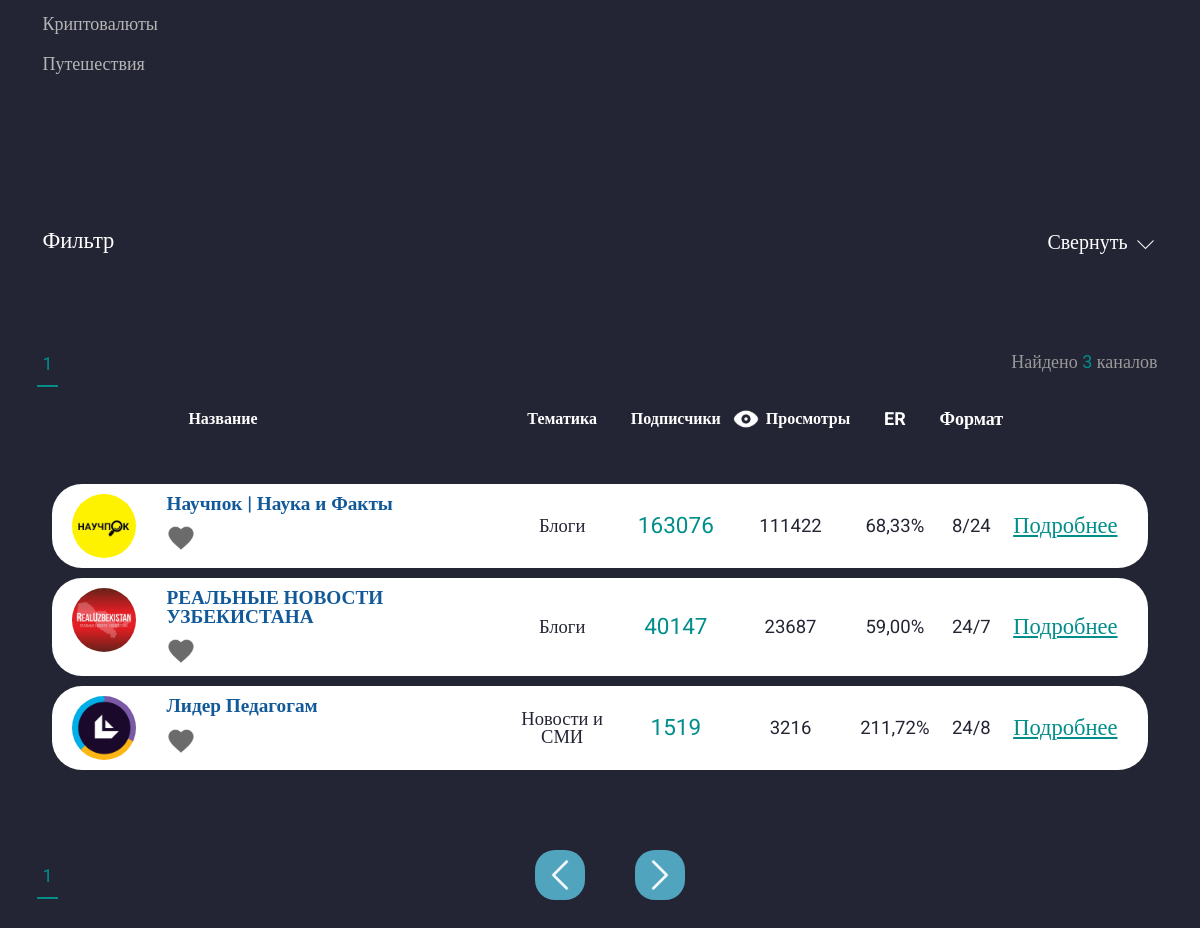
The app's page /category-list/ (middle part), older data.
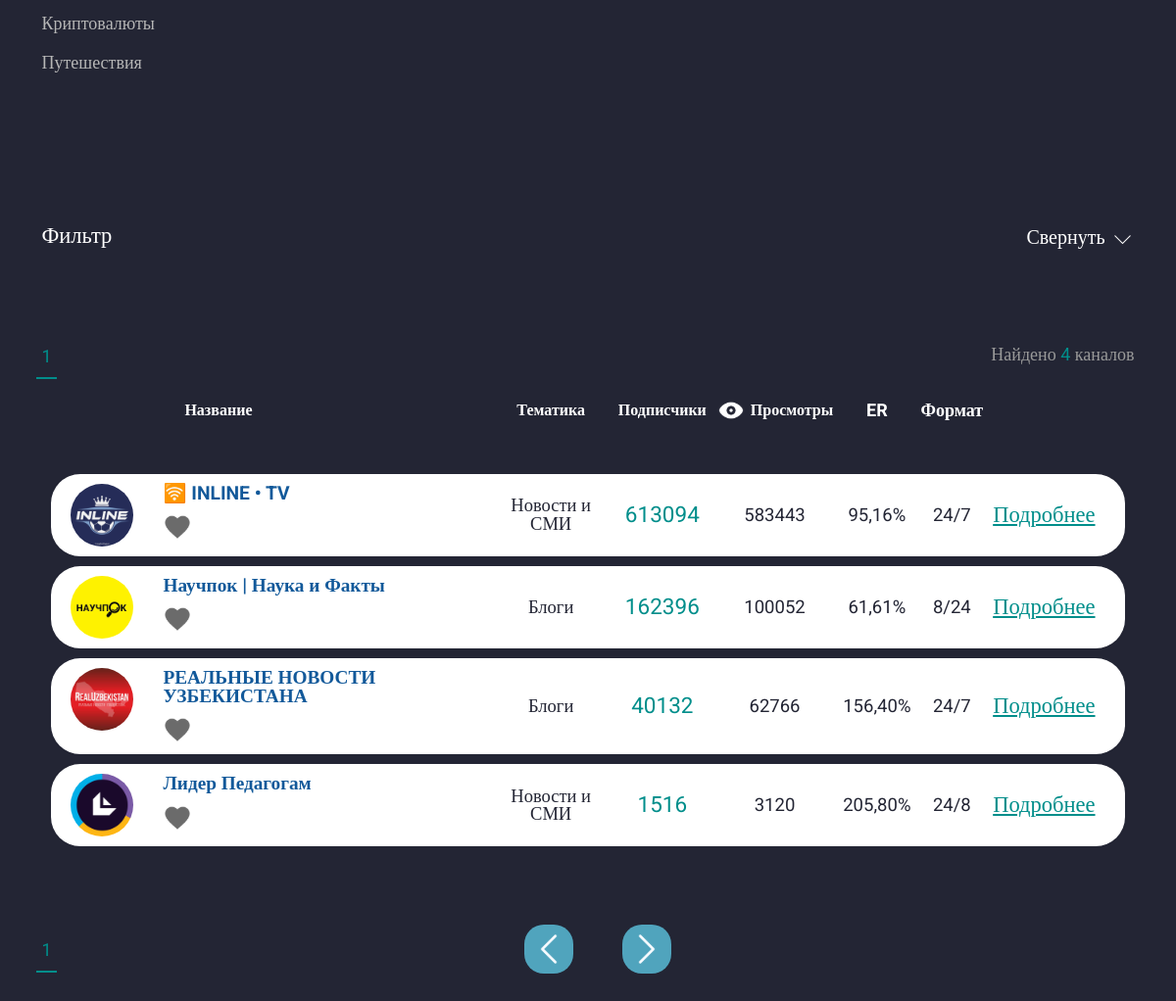
The same page, newer data.
### accounts/models.py (models this page shows, shortened)
class Category_chanels(models.Model):
    name=models.CharField(max_length=150)
    created_at=models.DateTimeField(auto_now_add=True)
    def __str__(self):
        return self.name

class Add_chanel(models.Model):
    username = models.ForeignKey(Profile, on_delete=models.CASCADE,related_name='profile')
    category=models.ForeignKey('Category_chanels',on_delete=models.CASCADE)
    chanel_link = models.CharField(max_length=150)
    description=models.TextField()

class Cost_Format(models.Model):
    add_chanel=models.ForeignKey(Add_chanel,on_delete=models.CASCADE,related_name='cost_formats')
    placement_format = models.CharField(max_length=100)
    cost_per_format = models.DecimalField(max_digits=10, decimal_places=2)

### API/models.py (models this page shows, shortened)
class Chanel(models.Model):
    chanel_link=models.CharField(max_length=150)
    name=models.CharField(max_length=150,verbose_name="Называние канала")
    pictures=models.ImageField(verbose_name='Лого')
    subscribers=models.IntegerField()
    views=models.IntegerField()
    created_at=models.DateTimeField(auto_now_add=True)
    last_update=models.DateTimeField(auto_now=True)
    add_chanel =models.ForeignKey(Add_chanel, on_delete=models.CASCADE)
    username=models.CharField(max_length=140)
    daily_subscribers=models.IntegerField(default=0, blank=True, null=True)
    weekly_subscribers=models.IntegerField(default=0, blank=True, null=True)
    weekly_monthy = models.IntegerField(default=0, blank=True, null=True)
    class Meta:
        verbose_name="Канал"
        verbose_name_plural="Канал"
        ordering=['-subscribers']

### accounts/views.py (the view)
# urls.py: path('category-list/',views.CategoryChanelPage.as_view(),name='category-list'),
class CategoryChanelPage(ListView):
    template_name = 'category.html'
    model = Chanel
    paginate_by = 6
    login_url = reverse_lazy('login')
    def get_queryset(self):
        search_query = self.request.GET.get('chanel_link')
        select_category = self.request.GET.get('selected_category')
        chanel_name = self.request.GET.get('chanel_name')
        views_from=self.request.GET.get('views_from')
        views_to=self.request.GET.get('views_to')
        subscribers_from=self.request.GET.get('subscribers_from')
        subscribers_to=self.request.GET.get('subscribers_to')
        cost_from=self.request.GET.get('cost_from')
        cost_to = self.request.GET.get('cost_to')
        queryset = Chanel.objects.all()
        if search_query:
            queryset = queryset.filter(chanel_link__icontains=search_query)
        if select_category:
            queryset = queryset.filter(add_chanel__category__name=select_category)
        if chanel_name:
            queryset = queryset.filter(name__icontains=chanel_name)
        if views_from and views_to :
            queryset=queryset.filter(views__range=[views_from, views_to])
        if subscribers_from and subscribers_to :
            queryset=queryset.filter(subscribers__range=[subscribers_from, subscribers_to])
        if cost_from and cost_to :
            queryset = queryset.filter(add_chanel__cost_formats__cost_per_format__range=[cost_from, cost_to])
        return queryset
    def get_context_data(self, *, object_list=None, **kwargs):
        context = super().get_context_data(**kwargs)
        context['lists'] = self.get_queryset().count()
        context['count'] = Chanel.objects.select_related('add_chanel').prefetch_related('add_chanel__cost_formats')
        context['category'] = Category_chanels.objects.all()
        return context

### accounts/context_processors.py (called while the page is built, shortened)
def user_authenticated(request):
    user_authenticated_data = {'user_authenticated': request.user.is_authenticated}
    return user_authenticated_data

### accounts/templates/category.html (shortened to what the changed rows need)
{% extends 'base.html' %}
{% load mathfilters %}
{% load static %}
    {% block content %}
    <main class="page">
			<section class="catalog-mainscreen">
				<div class="catalog-mainscreen__container container">
					<div class="catalog-mainscreen__cat">
										<div class="catalog-mainscreen__cat-lists">
                                                    {% for item in category %}
                                            {% if forloop.counter0|divisibleby:8 %}
                                                <ul class="catalog-mainscreen__cat-list">
                                            {% endif %}
                                              <li class="catalog-mainscreen__cat-item">
												   {% if request.GET.selected_category == item.name %}
												   <a href="?selected_category={{item.name}}"> <button class="catalog-mainscreen__cat-btn _active" type="button">{{ item.name }}</button></a>
												  {% else %}
												  <a href="?selected_category={{item.name}}"> <button class="catalog-mainscreen__cat-btn" type="button">{{ item.name }}</button></a>
												  {% endif %}
												</li>
                                            {% if forloop.last %}
                                                </ul>
                                            {% endif %}
                                        {% endfor %}
										</div>
									</div>
				</div>
			</section>
			<section class="search-channels">
				<div class="search-channels__container">
					<div class="search-channels__head">
						<div class="search-channels__tabs-head">
							<div class="search-channels__nums tabs-navigation">
								{% for p in page_obj.paginator.page_range %}
								 {% if page_obj.number == p %}
								<a href="?page={{ p }}">
								<button class="search-channels__num tabs-navigation__title _tab-active" type="button">{{p}}</button>
								</a>
								{% else %}
								<a href="?page={{ p }}">
								<button class="search-channels__num tabs-navigation__title" type="button">{{p}}</button>
								</a>
								{% endif %}
								{% endfor %}
							</div>
							<div class="search-channels__head-text">
								Найдено <span>{{ lists }}</span> каналов
							</div>
						</div>
					</div>
					<div class="table-wrap">
						<table class="table table_w">
							<thead>
								<tr>
									<th scope="col">
										<div class="label-white label-white_s16">Название</div>
									</th>
									<th scope="col">
										<div class="label-white label-white_s16">Тематика</div>
									</th>
									<th>
										<div class="label-white label-white_s16">Подписчики</div>
									</th>
									<th>
										<div class="d-flex">
											<img src="img/icons/eye.svg" alt="">
											<div class="label-white label-white_s16">Просмотры</div>
										</div>
									</th>
									<th>
										ER
									</th>
									<th>
										Формат
									</th>
									<th>
									</th>
								</tr>
							</thead>
							<tbody>
							 {% for item in object_list  %}
               				 {% with last_cost_format=item.add_chanel.cost_formats.last %}
							 {% with er=item.views|div:item.subscribers|mul:100 %}
								<tr>
									<td class="table-row" scope="row">
										<div class="table-row__head">
											<a href="#" target="_blank" class="table-row__img">
												<picture><source srcset="/{{ item.pictures }}" type="image/webp"><img class="img-fluid" src="/{{ item.pictures }}" alt=""></picture>
											</a>
											<div class="table-row__content">
												<div class="table-row__content">
													<a href="{% url 'page' item.pk %}" target="_blank" class="label-dark-blue label-dark-blue_s20 hhv-green">{{item.name}}</a>
													<div class="table-row__btns">
														<img  class="likeButton" data-chanel-id="{{ item.id }}" src="{% static 'img/catalog/like.svg' %}" alt="">
													</div>
												</div>
											</div>
										</div>
									</td>
									<td class="table-row">
										<div class="label-dark label-dark_s20">{{item.add_chanel.category}}</div>
									</td>
									<td class="table-row">
										<div class="label-dark-green label-dark-green_s24">{{item.subscribers}}</div>
									</td>
									<td class="table-row">
										<div class="label-dark label-dark_s20">{{item.views}}</div>
									</td>
									<td class="table-row">
										<div class="label-dark label-dark_s20">{{er|floatformat:2 }}%</div>
									</td>
									<td class="table-row">
										<div class="label-dark label-dark_s20">{{last_cost_format.placement_format}}</div>
									</td>
									<td class="table-row">
										<a href="{% url 'page' item.pk %}" target="_blank" class="label-dark-green hhv-blue label-underline label-dark-green_s24" type="button">Подробнее</a>
									</td>
								</tr>
							 {% endwith %}
               				 {% endwith %}
							 {% endfor %}
							</tbody>
						</table>
					</div>
					<div class="search-channels__bottom">
						<div class="search-channels__nums tabs-navigation">
							{% for p in page_obj.paginator.page_range %}
								 {% if page_obj.number == p %}
								<a href="?page={{ p }}">
								<button class="search-channels__num tabs-navigation__title _tab-active" type="button">{{p}}</button>
								</a>
								{% else %}
								<a href="?page={{ p }}">
								<button class="search-channels__num tabs-navigation__title" type="button">{{p}}</button>
								</a>
								{% endif %}
								{% endfor %}
						</div>
					</div>
				</div>
			</section>
		</main>
{% endblock %}

Row changes from the older to the newer data that the page shows:
added Chanel: pictures (picture), name "🛜 INLINE • TV", add_chanel.category "Новости и СМИ", subscribers "613094", views "583443", value "95,16", add_chanel.cost_formats.last.placement_format "24/7"
changed Chanel "Научпок | Наука и Факты": subscribers "163076" → "162396"; views "111422" → "100052"; value "68,33" → "61,61"
changed Chanel "РЕАЛЬНЫЕ НОВОСТИ УЗБЕКИСТАНА": subscribers "40147" → "40132"; views "23687" → "62766"; value "59,00" → "156,40"
changed Chanel "Лидер Педагогам": subscribers "1519" → "1516"; views "3216" → "3120"; value "211,72" → "205,80"
Text that changed along with them:
{{ lists }}: "3" → "4"
